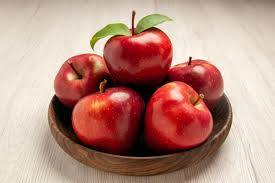
#> input picture apel/apel bosok.jpg, 275 x 183 px, found by its file name; its folder holds 4 pictures in this run
$ python same.py
#> lines starting #> are read from the running program, lines starting #| are printed output that depends on the picture
import cv2
import os
import numpy as np
from skimage.metrics import structural_similarity as ssim

def load_images_from_folder(folder):
    images = []
    filenames = []
    for filename in os.listdir(folder):
        img = cv2.imread(os.path.join(folder, filename))
#> img is the input picture: shape (183, 275, 3); mean B, G, R 132.4, 144.5, 186.1
        if img is not None:
            images.append(img)
            filenames.append(filename)
    return images, filenames

def resize_image(img, size=(500, 500)):
    return cv2.resize(img, size)

def compare_images_ssim(img1, img2):
    img1_resized = resize_image(img1)
    img2_resized = resize_image(img2)
    img1_gray = cv2.cvtColor(img1_resized, cv2.COLOR_BGR2GRAY)
    img2_gray = cv2.cvtColor(img2_resized, cv2.COLOR_BGR2GRAY)
    score, diff = ssim(img1_gray, img2_gray, full=True)
    return score

folder_path = 'C:\\Users\\Dennis\\OneDrive - Cubrews\\Documents\\PT. GEO GIVEN\\Deteksi_Gambar_sama\\apel'
images, filenames = load_images_from_folder(folder_path)

for i in range(len(images)):
    for j in range(i + 1, len(images)):
        score = compare_images_ssim(images[i], images[j])
        if score >= 0.95:  # threshold to determine if images are similar
            print(f"Images {filenames[i]} and {filenames[j]} are similar with score {score}")
#> this loop made 4 passes
#> pass 1, in compare_images_ssim, `img1_resized = resize_image(img1)`:
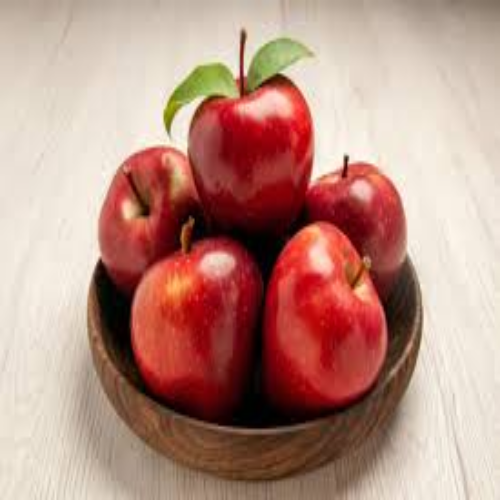
#> img1_resized: shape (500, 500, 3); mean B, G, R 132.3, 144.4, 185.9
#> pass 1, in compare_images_ssim, `img2_resized = resize_image(img2)`:
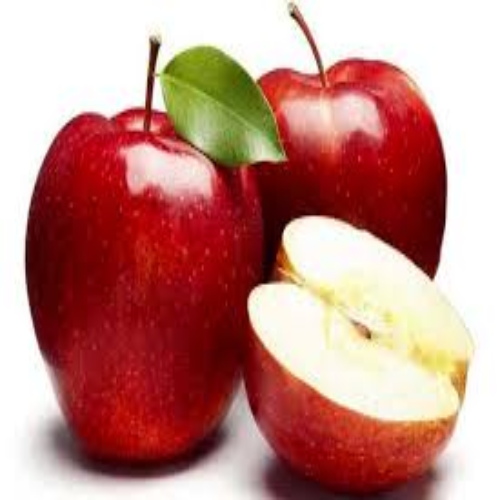
#> img2_resized: shape (500, 500, 3); mean B, G, R 131, 138.3, 192.9
#> pass 1, in compare_images_ssim, `img1_gray = cv2.cvtColor(img1_resized, cv2.COLOR_BGR2GRAY)`:
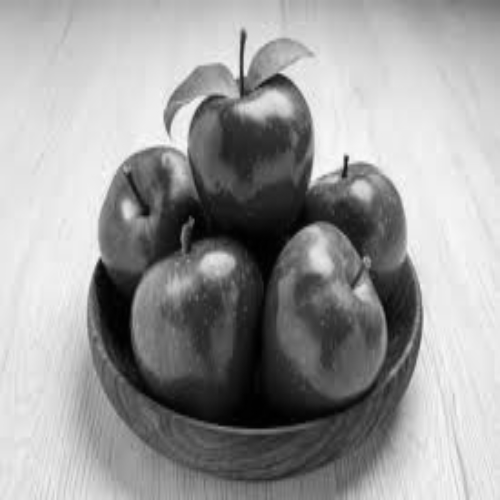
#> img1_gray: shape (500, 500); min 0, max 250, mean 155.4
#> pass 1, in compare_images_ssim, `img2_gray = cv2.cvtColor(img2_resized, cv2.COLOR_BGR2GRAY)`:
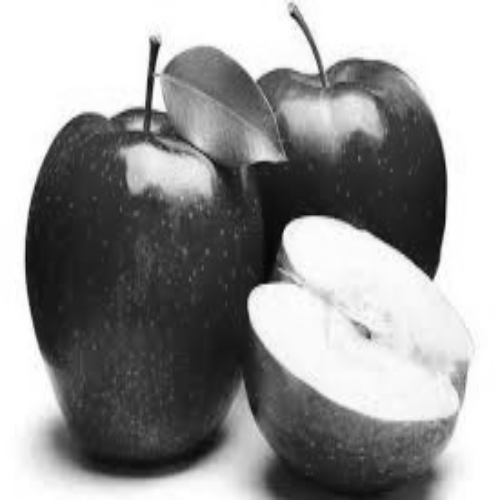
#> img2_gray: shape (500, 500); min 6, max 255, mean 153.8
